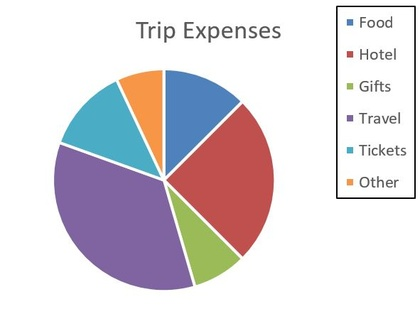
%> input picture Project - Statistical Charts Reading and Interpreting/Code & TestCases/1.2.JPG, 420 x 309 px, shrunk from 591 x 435 before the run
$ octave --eval "result = SegmentLegend(imread('1.2.JPG'));"   (GNU Octave 9; MATLAB toolbox functions it lacks are replaced by stand-ins)
%> lines starting %> are read from the running program, lines starting %| are printed output that depends on the picture; in (x1, y1, x2, y2) boxes, pixels count from 0 and x2, y2 are one past the last pixel; in counts of white or black regions, pixels touching at a corner belong together; the program's own positions count from 1
function [Icropped] = SegmentLegend(I)
R = I;
%> R is the input picture: size 309x420x3 uint8; mean R, G, B 219.2, 212.6, 217.7
BW = im2bw(R,0.95);
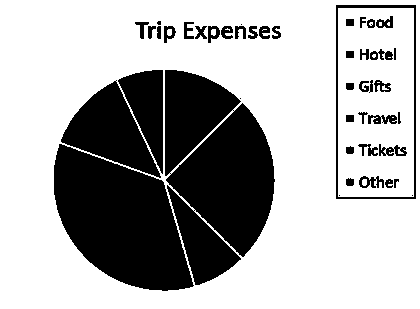
%> BW: size 309x420 logical; 68.4% white; 45 black regions (5 under 20 px), largest, box (x1, y1, x2, y2) and area: (165, 70, 275, 285) 16739, (54, 144, 194, 291) 13173, (61, 80, 161, 178) 4570

%Reverse, erode then dilate to segment the bars and circle alone
BW=~(BW);
se=strel('square',30);
  d = imerode(BW,se);
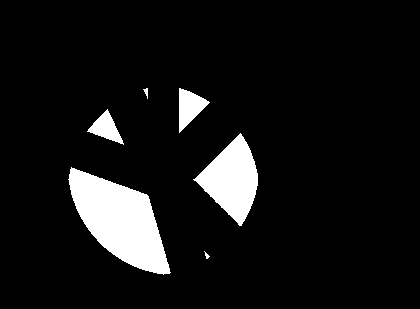
%> d: size 309x420 logical; 8.1% white; 6 white regions, box (x1, y1, x2, y2) and area: (68, 167, 171, 275) 5960, (193, 133, 258, 226) 3224, (179, 88, 210, 133) 740, (87, 109, 124, 145) 580, (143, 88, 148, 99) 28, (204, 251, 210, 259) 20
  d = imdilate(d,se);
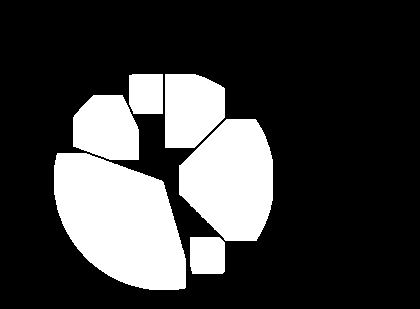
%> d: size 309x420 logical; 24.3% white; 6 white regions, box (x1, y1, x2, y2) and area: (54, 153, 186, 290) 12920, (179, 119, 273, 241) 8647, (165, 74, 225, 148) 3785, (73, 95, 139, 160) 3538, (129, 74, 163, 114) 1333, (190, 237, 225, 274) 1267

%Re-reverse (to have a black shape) => then loop and whiten this black shape from Original img
d=~(d);
  for i=1:size(d,1)
      for j=1:size(d,2)
          if d(i,j)==0 || i==1 || j==1 || i==size(d,1) || j==size(d,2)
              R(i,j,1)=255;
              R(i,j,2)=255;
              R(i,j,3)=255;
          end
      end
  end
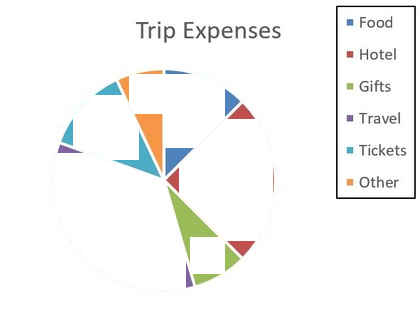
%> R: size 309x420x3 uint8; mean R, G, B 246.8, 246.9, 245.6

d=im2bw(R,0.7);
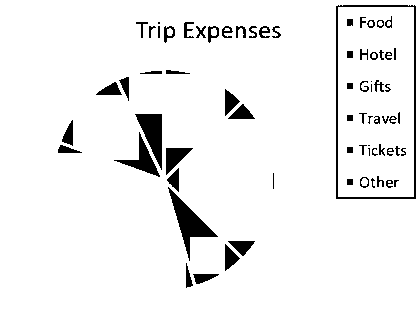
%> d: size 309x420 logical; 94.1% white; 71 black regions (9 under 20 px), largest, box (x1, y1, x2, y2) and area: (336, 5, 416, 199) 1072, (168, 187, 218, 261) 1011, (135, 114, 162, 170) 781
% Detect black line
BW = d < 1;

% Detect rectangle region (inside the line)
BW = imclearborder(~BW);
%> BW: size 309x420 logical; 10.4% white; 15 white regions (10 under 20 px), largest, box (x1, y1, x2, y2) and area: (338, 7, 414, 197) 13178, (361, 178, 368, 186) 45, (211, 28, 217, 36) 42, (167, 28, 173, 36) 40, (378, 21, 383, 26) 20

%Discard small white splatters
BW = bwareafilt(BW,1);
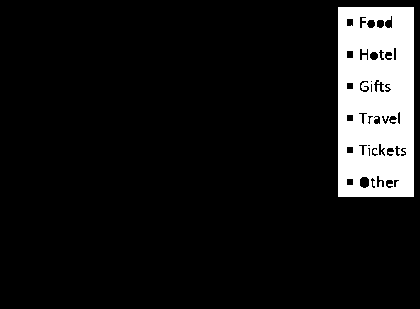
%> BW: size 309x420 logical; 10.2% white; 1 white region
% Calculate bounding box
s = regionprops(BW,'BoundingBox');
%> s = 1 region; box (x1, y1, x2, y2): (338, 7, 414, 197)

% Crop the bounded box from the original image
Icropped = imcrop(I,s.BoundingBox);
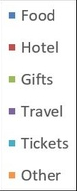
%> Icropped: size 191x77x3 uint8; mean R, G, B 239.2, 239.2, 238.9
end

$ run again, on Project - Statistical Charts Reading and Interpreting/Code & TestCases/3.2.JPG
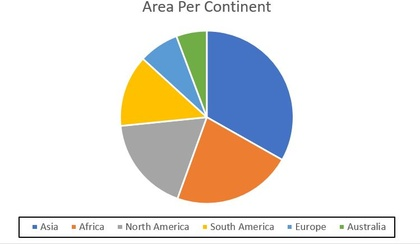
%> input picture Project - Statistical Charts Reading and Interpreting/Code & TestCases/3.2.JPG, 420 x 244 px, shrunk from 749 x 436 before the run
%> in SegmentLegend, R is the input picture: size 244x420x3 uint8; mean R, G, B 228.1, 226.1, 222.5
%> in SegmentLegend, `BW = imclearborder(~BW);`:
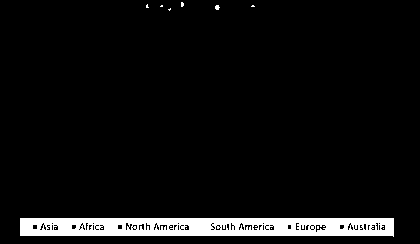
%> BW: size 244x420 logical; 6% white; 12 white regions (11 under 20 px), largest, box (x1, y1, x2, y2) and area: (20, 218, 394, 237) 6061
%> s = 1 region; box (x1, y1, x2, y2): (20, 218, 394, 237)
%> in SegmentLegend, `Icropped = imcrop(I,s.BoundingBox);`:
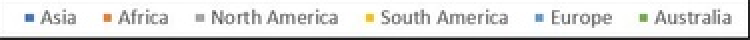
%> Icropped: size 20x375x3 uint8 (shown 2 times larger); mean R, G, B 224.6, 224.7, 224

$ run again, on Project - Statistical Charts Reading and Interpreting/Code & TestCases/4.1.jpg
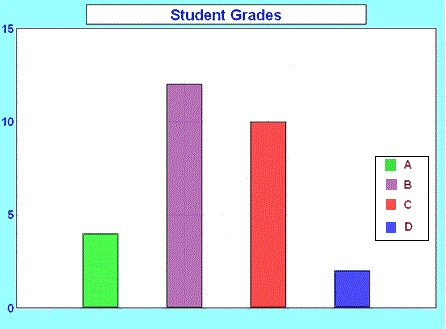
%> input picture Project - Statistical Charts Reading and Interpreting/Code & TestCases/4.1.jpg, 446 x 329 px
%> in SegmentLegend, R is the input picture: size 329x446x3 uint8; mean R, G, B 224.8, 231.3, 234.3
%> in SegmentLegend, `BW = imclearborder(~BW);`:
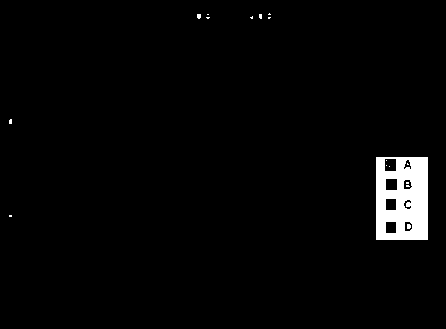
%> BW: size 329x446 logical; 2.6% white; 17 white regions (16 under 20 px), largest, box (x1, y1, x2, y2) and area: (376, 157, 428, 240) 3663
%> s = 1 region; box (x1, y1, x2, y2): (376, 157, 428, 240)
%> in SegmentLegend, `Icropped = imcrop(I,s.BoundingBox);`:
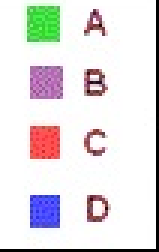
%> Icropped: size 84x53x3 uint8 (shown 3 times larger); mean R, G, B 229.4, 226.2, 227.6
